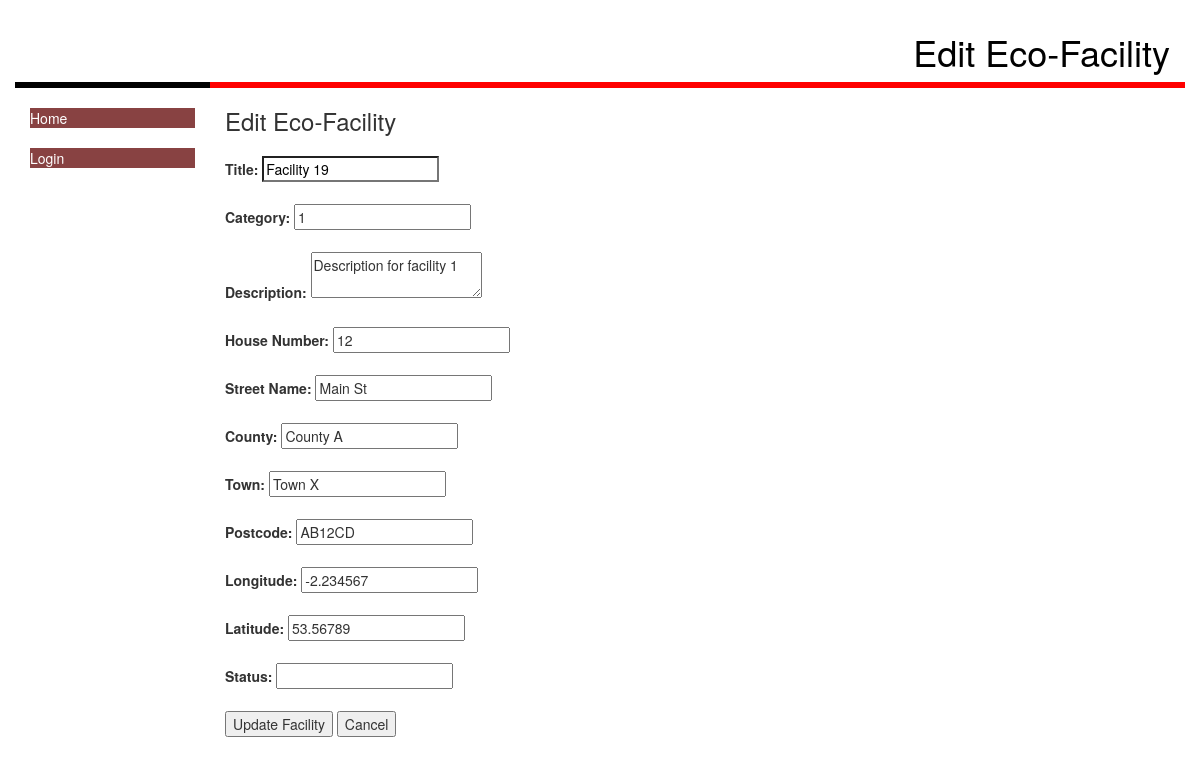
Page /editFacility.php?id=1 (signed in) on the committed database.
### tables this page shows
CREATE TABLE ecoFacilities (
    id INTEGER PRIMARY KEY AUTOINCREMENT,  -- PK, UQ, NN, AI
    title VARCHAR(50) NOT NULL,            -- NN
    category INTEGER NOT NULL,             -- FK to ecoCategories(id)
    description VARCHAR(150) NOT NULL,     -- NN
    houseNumber VARCHAR(50),               -- Optional
    streetName VARCHAR(50),                -- Optional
    county VARCHAR(50),                    -- Optional
    town VARCHAR(50),                      -- Optional
    postcode VARCHAR(7) NOT NULL,          -- NN
    lng FLOAT NOT NULL,                    -- NN
    lat FLOAT NOT NULL,                    -- NN
    contributor INTEGER NOT NULL, status TEXT,          -- FK to ecoUser(id)
    FOREIGN KEY (category) REFERENCES ecoCategories(id),
    FOREIGN KEY (contributor) REFERENCES ecoUser(id)
);

### editFacility.php (called while the page is built, shortened)
<?php
require_once('Models/ecoFacilityDataSet.php');
$id = (int)$_GET['id'];
$ecoFacilityDataSet = new EcoFacilityDataSet();
$facility = $ecoFacilityDataSet->fetchEcoFacility($id);
require_once('Views/editFacility.phtml');
?>

### Models/Database.php (called while the page is built, shortened)
<?php
class Database {
    protected static $_dbInstance = null;
    protected $_dbHandle;
    public static function getInstance() {
        if(self::$_dbInstance === null) {
            self::$_dbInstance = new self();
        }
        return self::$_dbInstance;
    }
    private function __construct() {
        try {
            $this->_dbHandle = new PDO("sqlite:database/ecoBuddy.db");
        }
        catch (PDOException $e) {
            echo $e->getMessage();
        }
    }
    public function getdbConnection() {
        return $this->_dbHandle;
    }
}

### Models/ecoFacilityDataSet.php (called while the page is built, shortened)
<?php
require_once('Database.php');
require_once('ecoFacilityData.php');
class EcoFacilityDataSet {
    protected $_dbHandle;
    public function __construct() {
        $this->_dbHandle = Database::getInstance()->getdbConnection();
    }
    public function fetchEcoFacility($id) {
        $sqlQuery = "SELECT * FROM ecoFacilities WHERE id = :id";
        $stmt = $this->_dbHandle->prepare($sqlQuery);
        $stmt->execute(['id' => $id]);
        $row = $stmt->fetch(PDO::FETCH_ASSOC);
        if ($row) {
            return new ecoFacilityData($row);
        }
        return null;
    }
}

### Models/ecoFacilityData.php (called while the page is built, shortened)
<?php
class ecoFacilityData {
    protected $id, $title, $category, $description, $houseNumber, $streetName, $county, $town, $postcode, $longitude, $latitude, $contributor, $status;
    public function __construct($dbRow){
        $this->id = $dbRow['id'];
        $this->title = $dbRow['title'];
        $this->category = $dbRow['category'];
        $this->description = $dbRow['description'];
        $this->houseNumber = $dbRow['houseNumber'];
        $this->streetName = $dbRow['streetName'];
        $this->county = $dbRow['county'];
        $this->town = $dbRow['town'];
        $this->postcode = $dbRow['postcode'];
        $this->longitude = $dbRow['lng'];
        $this->latitude = $dbRow['lat'];
        $this->status = $dbRow['status'];
    }
    public function getID() {
        return $this->id;
    }
    public function getTitle() {
        return $this->title;
    }
    public function getCategory() {
        return $this->category;
    }
    public function getDescription() {
        return $this->description;
    }
    public function getHouseNumber() {
        return $this->houseNumber;
    }
    public function getStreetName() {
        return $this->streetName;
    }
    public function getCounty() {
        return $this->county;
    }
    public function getTown() {
        return $this->town;
    }
    public function getPostcode() {
        return $this->postcode;
    }
    public function getLongitude() {
        return $this->longitude;
    }
    public function getLatitude() {
        return $this->latitude;
    }
    public function getStatus(){
        return $this->status;
    }
}

### Views/editFacility.phtml (the view, shortened to what this page needs)
<?php require('template/header.phtml'); ?>
<h3>Edit Eco-Facility</h3>
<form method="post" action="editFacility.php?id=<?= htmlspecialchars($facility->getID(), ENT_QUOTES); ?>">
    <label for="title">Title:</label>
    <input
            type="text"
            id="title"
            name="title"
            value="<?= htmlspecialchars($facility->getTitle(), ENT_QUOTES); ?>"
            required
    >
    <br><br>
    <label for="category">Category:</label>
    <input
            type="text"
            id="category"
            name="category"
            value="<?= htmlspecialchars($facility->getCategory(), ENT_QUOTES); ?>"
            required
    >
    <br><br>
    <label for="description">Description:</label>
    <textarea
            id="description"
            name="description"
            required
    ><?= htmlspecialchars($facility->getDescription(), ENT_QUOTES); ?></textarea>
    <br><br>
    <label for="houseNumber">House Number:</label>
    <input
            type="text"
            id="houseNumber"
            name="houseNumber"
            value="<?= htmlspecialchars($facility->getHouseNumber(), ENT_QUOTES); ?>"
            required
    >
    <br><br>
    <label for="streetName">Street Name:</label>
    <input
            type="text"
            id="streetName"
            name="streetName"
            value="<?= htmlspecialchars($facility->getStreetName(), ENT_QUOTES); ?>"
            required
    >
    <br><br>
    <label for="county">County:</label>
    <input
            type="text"
            id="county"
            name="county"
            value="<?= htmlspecialchars($facility->getCounty(), ENT_QUOTES); ?>"
            required
    >
    <br><br>
    <label for="town">Town:</label>
    <input
            type="text"
            id="town"
            name="town"
            value="<?= htmlspecialchars($facility->getTown(), ENT_QUOTES); ?>"
            required
    >
    <br><br>
    <label for="postcode">Postcode:</label>
    <input
            type="text"
            id="postcode"
            name="postcode"
            value="<?= htmlspecialchars($facility->getPostcode(), ENT_QUOTES); ?>"
            required
    >
    <br><br>
    <label for="longitude">Longitude:</label>
    <input
            type="text"
            id="longitude"
            name="longitude"
            value="<?= htmlspecialchars($facility->getLongitude(), ENT_QUOTES); ?>"
            required
    >
    <br><br>
    <label for="latitude">Latitude:</label>
    <input
            type="text"
            id="latitude"
            name="latitude"
            value="<?= htmlspecialchars($facility->getLatitude(), ENT_QUOTES); ?>"
            required
    >
    <br><br>
    <label for="status">Status:</label>
    <input
            type="text"
            id="status"
            name="status"
            value="<?= htmlspecialchars($facility->getStatus(), ENT_QUOTES); ?>"
            required
    >
    <br><br>
    <button type="submit" name="updateFacility">Update Facility</button>
    <button type="button" onclick="window.location.href='index.php';">Cancel</button>
</form>

### css/my-style.css (style rules this page uses)
#title { margin-top: 12px; background-color: #fff; color: #000; }

### rows in the picture
ecofacilities: title "Facility 19", category "1", description "Description for facility 1", houseNumber "12", streetName "Main St", county "County A", town "Town X", postcode "AB12CD", longitude "-2.234567", latitude "53.56789"

### other values in the picture
$view->pageTitle "Edit Eco-Facility"
